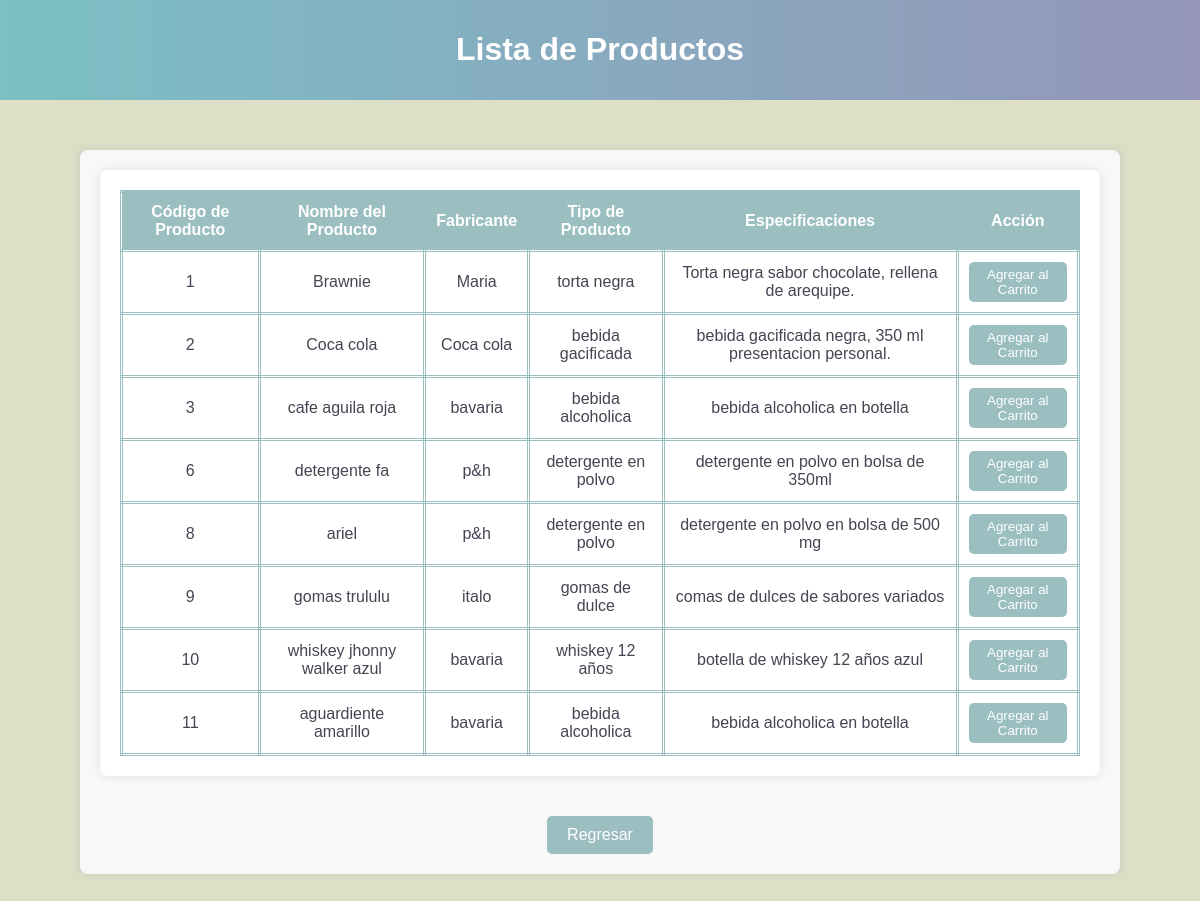
Page /ver_productos.php (signed in) on the committed database.
### tables this page shows
CREATE TABLE `producto` (
  `Codigoproducto` int(11) NOT NULL,
  `Nombre_producto` varchar(150) NOT NULL,
  `Fabricante` varchar(100) NOT NULL,
  `Tipo_producto` varchar(100) NOT NULL,
  `Especificaciones` text NOT NULL
);

### ver_productos.php (the view, shortened to what this page needs)
<?php
include('conexion.php');
$sql = "SELECT Codigoproducto, Nombre_producto, Fabricante, Tipo_producto, Especificaciones FROM producto";
$resultado = $conex->query($sql);
?>
<!DOCTYPE html>
<html>
<head>
</head>
<body>
    <header>
        <h1>Lista de Productos</h1>
    </header>
    <div class="user-panel">
        <div class="list-container">
            <?php
            if ($resultado->num_rows > 0) {
                echo "<table class='user-table'>
                        <thead>
                            <tr>
                                <th>Código de Producto</th>
                                <th>Nombre del Producto</th>
                                <th>Fabricante</th>
                                <th>Tipo de Producto</th>
                                <th>Especificaciones</th>
                                <th>Acción</th>
                            </tr>
                        </thead>
                        <tbody>";
                while ($row = $resultado->fetch_assoc()) {
                    echo "<tr>
                            <td>{$row['Codigoproducto']}</td>
                            <td>{$row['Nombre_producto']}</td>
                            <td>{$row['Fabricante']}</td>
                            <td>{$row['Tipo_producto']}</td>
                            <td>{$row['Especificaciones']}</td>
                            <td>
                                <form method='POST' action='agregar_producto_carrito.php'>
                                    <input type='hidden' name='codigo' value='{$row['Codigoproducto']}'>
                                    <button type='submit'>Agregar al Carrito</button>
                                </form>
                            </td>
                          </tr>";
                }
                echo "</tbody></table>";
            } else {
                echo "No se encontraron productos.";
            }
            ?>
        </div>
        <a class="regresar" href="user.php">Regresar</a>
    </div>
</body>
</html>

### ver_productos.php (style rules this page uses)
body { font-family: Arial, sans-serif; background-color: #dddfc7; color: #444552; margin: 0; padding: 0; }
header { background: linear-gradient(to right, #7bc0c5, #9495b9); padding: 10px 0; text-align: center; color: white; }
.user-panel { max-width: 1000px; margin: 50px auto; padding: 20px; background: #f8f8f8; border-radius: 8px; box-shadow: 0 0 10px rgba(0, 0, 0, 0.1); text-align: center; }
.list-container { background: white; padding: 20px; border-radius: 8px; box-shadow: 0 0 10px rgba(0, 0, 0, 0.1); margin-bottom: 20px; }
.user-table { width: 100%; border-collapse: collapse; }
.user-table th, .user-table td { padding: 10px; text-align: center; border: 3px double #9bbec0; }
.user-table th { background-color: #9bbec0; color: white; }
.user-table td form { display: inline; }
.user-table td button { padding: 5px 10px; background-color: #9bbec0; color: white; border: none; border-radius: 5px; cursor: pointer; }
.regresar { display: inline-block; padding: 10px 20px; margin-top: 20px; background-color: #9bbec0; color: white; text-decoration: none; border-radius: 5px; transition: background-color 0.3s ease; }

### rows in the picture
producto: Codigoproducto "1", Nombre_producto "Brawnie", Fabricante "Maria", Tipo_producto "torta negra", Especificaciones "Torta negra sabor chocolate, rellena de arequipe."
producto: Codigoproducto "2", Nombre_producto "Coca cola", Fabricante "Coca cola", Tipo_producto "bebida gacificada", Especificaciones "bebida gacificada negra, 350 ml presentacion personal."
producto: Codigoproducto "3", Nombre_producto "cafe aguila roja", Fabricante "bavaria", Tipo_producto "bebida alcoholica", Especificaciones "bebida alcoholica en botella"
producto: Codigoproducto "6", Nombre_producto "detergente fa", Fabricante "p&h", Tipo_producto "detergente en polvo", Especificaciones "detergente en polvo en bolsa de 350ml"
producto: Codigoproducto "8", Nombre_producto "ariel", Fabricante "p&h", Tipo_producto "detergente en polvo", Especificaciones "detergente en polvo en bolsa de 500 mg"
producto: Codigoproducto "9", Nombre_producto "gomas trululu", Fabricante "italo", Tipo_producto "gomas de dulce", Especificaciones "comas de dulces de sabores variados"
producto: Codigoproducto "10", Nombre_producto "whiskey jhonny walker azul", Fabricante "bavaria", Tipo_producto "whiskey 12 años", Especificaciones "botella de whiskey 12 años azul"
producto: Codigoproducto "11", Nombre_producto "aguardiente amarillo", Fabricante "bavaria", Tipo_producto "bebida alcoholica", Especificaciones "bebida alcoholica en botella"
